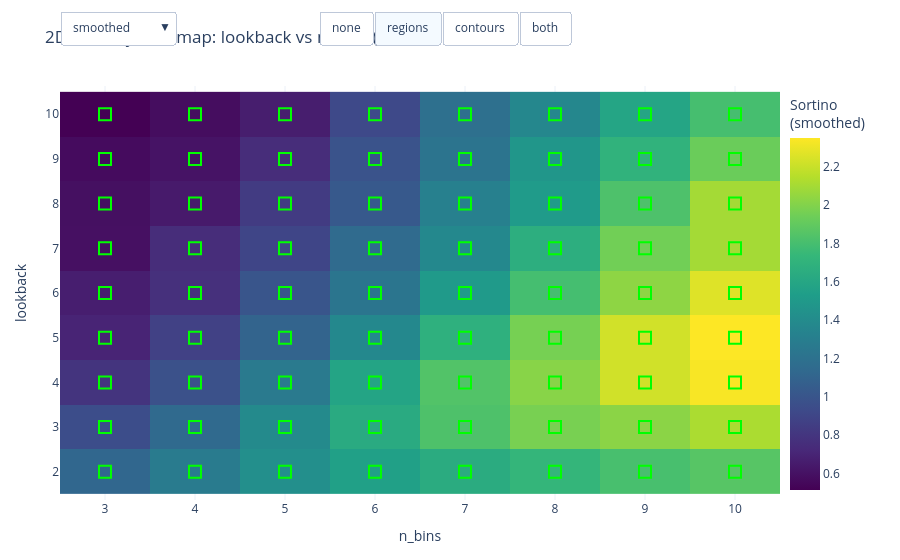

Notebook cell for this chart:
### Markdown cell above
## 5. Interactive Visualizations

The appropriate plot is selected automatically based on grid dimensionality:
- 1D grid → raw + smoothed line with shaded stable regions
- 2D grid → heatmap with stability contour overlay
- 3D+ grid → heatmap slices with dropdown + slider controls

### Code cell
if report.plot_1d is not None:
    report.plot_1d.show()

if report.plot_2d is not None:
    report.plot_2d.show()

if report.plot_3d is not None:
    report.plot_3d.show()

### Figure 1 — Plotly figure (JSON) as saved in the notebook; plotly's stock layout.template omitted (floating-point values rounded to 4 significant figures)
{"data": [{"colorbar": {"title": {"text": "Sortino<br>(smoothed)"}, "x": 1}, "colorscale": [[0, "#440154"], [0.1111, "#482878"], [0.2222, "#3e4989"], [0.3333, "#31688e"], [0.4444, "#26828e"], [0.5556, "#1f9e89"], [0.6667, "#35b779"], [0.7778, "#6ece58"], [0.8889, "#b5de2b"], [1, "#fde725"]], "hovertemplate": "<b>lookback</b>: %{y}<br><b>n_bins</b>: %{x}<br><b>smoothed</b>: %{z:.4f}<br><extra></extra>", "name": "Layer: smoothed", "type": "heatmap", "visible": true, "x": ["3", "4", "5", "6", "7", "8", "9", "10"], "y": ["2", "3", "4", "5", "6", "7", "8", "9", "10"], "z": [[1.119, 1.276, 1.426, 1.553, 1.642, 1.724, 1.805, 1.859], [0.9469, 1.144, 1.391, 1.632, 1.828, 1.968, 2.022, 2.116], [0.7945, 0.9743, 1.264, 1.583, 1.842, 2.014, 2.219, 2.333], [0.7001, 0.8708, 1.097, 1.375, 1.678, 1.965, 2.223, 2.348], [0.6678, 0.7683, 1.004, 1.23, 1.506, 1.795, 2.032, 2.261], [0.5918, 0.7468, 0.9002, 1.151, 1.375, 1.664, 1.948, 2.094], [0.5909, 0.6435, 0.8384, 1.024, 1.311, 1.512, 1.825, 2.095], [0.5697, 0.6094, 0.7468, 0.9873, 1.219, 1.477, 1.7, 1.926], [0.515, 0.5791, 0.6646, 0.9195, 1.186, 1.366, 1.588, 1.797]]}, {"colorbar": {"title": {"text": "Sortino<br>(raw)"}, "x": 1}, "colorscale": [[0, "#440154"], [0.1111, "#482878"], [0.2222, "#3e4989"], [0.3333, "#31688e"], [0.4444, "#26828e"], [0.5556, "#1f9e89"], [0.6667, "#35b779"], [0.7778, "#6ece58"], [0.8889, "#b5de2b"], [1, "#fde725"]], "hovertemplate": "<b>lookback</b>: %{y}<br><b>n_bins</b>: %{x}<br><b>raw</b>: %{z:.4f}<br><extra></extra>", "name": "Layer: raw", "type": "heatmap", "visible": false, "x": ["3", "4", "5", "6", "7", "8", "9", "10"], "y": ["2", "3", "4", "5", "6", "7", "8", "9", "10"], "z": [[1.112, 1.393, 1.47, 1.467, 1.524, 1.674, 1.645, 1.771], [0.8526, 1.127, 1.375, 1.749, 1.904, 2.053, 2.13, 2.162], [0.6959, 0.9743, 1.232, 1.664, 1.907, 2.079, 2.122, 2.402], [0.6551, 0.8429, 1.076, 1.362, 1.654, 1.907, 2.363, 2.645], [0.6066, 0.8057, 0.9747, 1.117, 1.558, 1.82, 2.077, 1.98], [0.6037, 0.6115, 1.047, 1.14, 1.382, 1.611, 1.92, 2.342], [0.5454, 0.6657, 0.7266, 1.068, 1.183, 1.584, 1.791, 2.135], [0.5488, 0.6682, 0.6846, 1.003, 1.34, 1.388, 1.692, 2.112], [0.5162, 0.4798, 0.6521, 0.842, 1.181, 1.379, 1.515, 1.765]]}, {"colorbar": {"title": {"text": "Stability<br>Ratio"}, "x": 1}, "colorscale": [[0, "rgb(165,0,38)"], [0.1, "rgb(215,48,39)"], [0.2, "rgb(244,109,67)"], [0.3, "rgb(253,174,97)"], [0.4, "rgb(254,224,139)"], [0.5, "rgb(255,255,191)"], [0.6, "rgb(217,239,139)"], [0.7, "rgb(166,217,106)"], [0.8, "rgb(102,189,99)"], [0.9, "rgb(26,152,80)"], [1, "rgb(0,104,55)"]], "hovertemplate": "<b>lookback</b>: %{y}<br><b>n_bins</b>: %{x}<br><b>stability_ratio</b>: %{z:.4f}<br><extra></extra>", "name": "Layer: stability_ratio", "type": "heatmap", "visible": false, "x": ["3", "4", "5", "6", "7", "8", "9", "10"], "y": ["2", "3", "4", "5", "6", "7", "8", "9", "10"], "z": [[1.006, 0.9158, 0.9701, 1.058, 1.077, 1.03, 1.098, 1.05], [1.111, 1.016, 1.011, 0.9329, 0.9598, 0.9586, 0.9493, 0.979], [1.142, 1.0, 1.026, 0.9512, 0.9656, 0.9686, 1.046, 0.971], [1.069, 1.033, 1.02, 1.009, 1.014, 1.03, 0.9407, 0.8876], [1.101, 0.9536, 1.03, 1.101, 0.9669, 0.9861, 0.9785, 1.142], [0.9803, 1.221, 0.8594, 1.009, 0.9947, 1.032, 1.015, 0.8941], [1.083, 0.9666, 1.154, 0.9592, 1.108, 0.9543, 1.018, 0.9814], [1.038, 0.912, 1.091, 0.9848, 0.9099, 1.064, 1.004, 0.9121], [0.9975, 1.207, 1.019, 1.092, 1.004, 0.9902, 1.048, 1.018]]}, {"colorbar": {"title": {"text": "Neighbor<br>Count"}, "x": 1}, "colorscale": [[0, "#00224e"], [0.1111, "#123570"], [0.2222, "#3b496c"], [0.3333, "#575d6d"], [0.4444, "#707173"], [0.5556, "#8a8678"], [0.6667, "#a59c74"], [0.7778, "#c3b369"], [0.8889, "#e1cc55"], [1, "#fee838"]], "hovertemplate": "<b>lookback</b>: %{y}<br><b>n_bins</b>: %{x}<br><b>n_neighbors</b>: %{z:.4f}<br><extra></extra>", "name": "Layer: n_neighbors", "type": "heatmap", "visible": false, "x": ["3", "4", "5", "6", "7", "8", "9", "10"], "y": ["2", "3", "4", "5", "6", "7", "8", "9", "10"], "z": [[2.0, 3.0, 3.0, 3.0, 3.0, 3.0, 3.0, 2.0], [3.0, 4.0, 4.0, 4.0, 4.0, 4.0, 4.0, 3.0], [3.0, 4.0, 4.0, 4.0, 4.0, 4.0, 4.0, 3.0], [3.0, 4.0, 4.0, 4.0, 4.0, 4.0, 4.0, 3.0], [3.0, 4.0, 4.0, 4.0, 4.0, 4.0, 4.0, 3.0], [3.0, 4.0, 4.0, 4.0, 4.0, 4.0, 4.0, 3.0], [3.0, 4.0, 4.0, 4.0, 4.0, 4.0, 4.0, 3.0], [3.0, 4.0, 4.0, 4.0, 4.0, 4.0, 4.0, 3.0], [2.0, 3.0, 3.0, 3.0, 3.0, 3.0, 3.0, 2.0]]}, {"colorbar": {"title": {"text": "Sortino<br>(raw-smoothed)"}, "x": 1}, "colorscale": [[0, "rgb(103,0,31)"], [0.1, "rgb(178,24,43)"], [0.2, "rgb(214,96,77)"], [0.3, "rgb(244,165,130)"], [0.4, "rgb(253,219,199)"], [0.5, "rgb(247,247,247)"], [0.6, "rgb(209,229,240)"], [0.7, "rgb(146,197,222)"], [0.8, "rgb(67,147,195)"], [0.9, "rgb(33,102,172)"], [1, "rgb(5,48,97)"]], "hovertemplate": "<b>lookback</b>: %{y}<br><b>n_bins</b>: %{x}<br><b>delta</b>: %{z:.4f}<br><extra></extra>", "name": "Layer: delta", "type": "heatmap", "visible": false, "x": ["3", "4", "5", "6", "7", "8", "9", "10"], "y": ["2", "3", "4", "5", "6", "7", "8", "9", "10"], "z": [[-0.006967, 0.1173, 0.04396, -0.08544, -0.118, -0.05034, -0.1604, -0.08808], [-0.09428, -0.01753, -0.01564, 0.1174, 0.07651, 0.08504, 0.1079, 0.04539], [-0.0986, 4.489e-05, -0.03262, 0.08113, 0.06564, 0.06531, -0.09704, 0.0696], [-0.04504, -0.02784, -0.02158, -0.01251, -0.02372, -0.05737, 0.1401, 0.2972], [-0.06117, 0.03739, -0.02944, -0.1134, 0.05158, 0.02532, 0.0447, -0.2808], [0.01187, -0.1353, 0.1473, -0.01049, 0.007267, -0.05227, -0.02802, 0.2479], [-0.0455, 0.02223, -0.1118, 0.04356, -0.1282, 0.07237, -0.03311, 0.03968], [-0.02087, 0.05878, -0.06221, 0.01528, 0.1207, -0.08866, -0.007445, 0.1857], [0.001285, -0.09927, -0.01254, -0.07754, -0.004173, 0.01352, -0.07306, -0.03208]]}, {"colorscale": [[0, "rgb(165,0,38)"], [0.1, "rgb(215,48,39)"], [0.2, "rgb(244,109,67)"], [0.3, "rgb(253,174,97)"], [0.4, "rgb(254,224,139)"], [0.5, "rgb(255,255,191)"], [0.6, "rgb(217,239,139)"], [0.7, "rgb(166,217,106)"], [0.8, "rgb(102,189,99)"], [0.9, "rgb(26,152,80)"], [1, "rgb(0,104,55)"]], "contours": {"showlabels": false}, "hovertemplate": "<b>lookback</b>: %{y}<br><b>n_bins</b>: %{x}<br><b>Stability Ratio</b>: %{z:.2f}<br><extra></extra>", "name": "Overlay: stability contours", "opacity": 0.3, "showscale": false, "type": "contour", "visible": false, "x": ["3", "4", "5", "6", "7", "8", "9", "10"], "y": ["2", "3", "4", "5", "6", "7", "8", "9", "10"], "z": [[1.006, 0.9158, 0.9701, 1.058, 1.077, 1.03, 1.098, 1.05], [1.111, 1.016, 1.011, 0.9329, 0.9598, 0.9586, 0.9493, 0.979], [1.142, 1.0, 1.026, 0.9512, 0.9656, 0.9686, 1.046, 0.971], [1.069, 1.033, 1.02, 1.009, 1.014, 1.03, 0.9407, 0.8876], [1.101, 0.9536, 1.03, 1.101, 0.9669, 0.9861, 0.9785, 1.142], [0.9803, 1.221, 0.8594, 1.009, 0.9947, 1.032, 1.015, 0.8941], [1.083, 0.9666, 1.154, 0.9592, 1.108, 0.9543, 1.018, 0.9814], [1.038, 0.912, 1.091, 0.9848, 0.9099, 1.064, 1.004, 0.9121], [0.9975, 1.207, 1.019, 1.092, 1.004, 0.9902, 1.048, 1.018]]}, {"hovertemplate": "<b>Stable Region</b><br><b>Mean Obj</b>: 1.3911<br><b>Stability</b>: 1.01<br><extra></extra>", "marker": {"color": "rgba(0,0,0,0)", "line": {"color": "lime", "width": 2}, "size": 12, "symbol": "square"}, "mode": "markers", "name": "Overlay: stable region (n=72)", "type": "scatter", "visible": true, "x": ["10", "10", "9", "10", "9", "8", "10", "9", "8", "7", "10", "9", "8", "7", "6", "10", "9", "8", "7", "6", "5", "10", "9", "8", "7", "6", "5", "4", "10", "9", "8", "7", "6", "5", "4", "3", "10", "9", "8", "7", "6", "5", "4", "3", "9", "8", "7", "6", "5", "4", "3", "8", "7", "6", "5", "4", "3", "7", "6", "5", "4", "3", "6", "5", "4", "3", "5", "4", "3", "4", "3", "3"], "y": ["2", "3", "2", "4", "3", "2", "5", "4", "3", "2", "6", "5", "4", "3", "2", "7", "6", "5", "4", "3", "2", "8", "7", "6", "5", "4", "3", "2", "9", "8", "7", "6", "5", "4", "3", "2", "10", "9", "8", "7", "6", "5", "4", "3", "10", "9", "8", "7", "6", "5", "4", "10", "9", "8", "7", "6", "5", "10", "9", "8", "7", "6", "10", "9", "8", "7", "10", "9", "8", "10", "9", "10"]}], "layout": {"margin": {"b": 60, "l": 60, "r": 120, "t": 80}, "title": {"text": "2D Stability Heatmap: lookback vs n_bins (Sortino)"}, "updatemenus": [{"active": 0, "buttons": [{"args": [{"visible": [true, false, false, false, false, false, true]}], "label": "smoothed", "method": "update"}, {"args": [{"visible": [false, true, false, false, false, false, true]}], "label": "raw", "method": "update"}, {"args": [{"visible": [false, false, true, false, false, false, true]}], "label": "stability_ratio", "method": "update"}, {"args": [{"visible": [false, false, false, true, false, false, true]}], "label": "n_neighbors", "method": "update"}, {"args": [{"visible": [false, false, false, false, true, false, true]}], "label": "delta", "method": "update"}], "direction": "down", "type": "dropdown", "x": 0, "xanchor": "left", "y": 1.18, "yanchor": "top"}, {"active": 1, "buttons": [{"args": [{"visible": [true, false, false, false, false, false, false]}], "label": "none", "method": "update"}, {"args": [{"visible": [true, false, false, false, false, false, true]}], "label": "regions", "method": "update"}, {"args": [{"visible": [true, false, false, false, false, true, false]}], "label": "contours", "method": "update"}, {"args": [{"visible": [true, false, false, false, false, true, true]}], "label": "both", "method": "update"}], "direction": "right", "type": "buttons", "x": 0.36, "xanchor": "left", "y": 1.18, "yanchor": "top"}], "xaxis": {"title": {"text": "n_bins"}}, "yaxis": {"title": {"text": "lookback"}}}}
